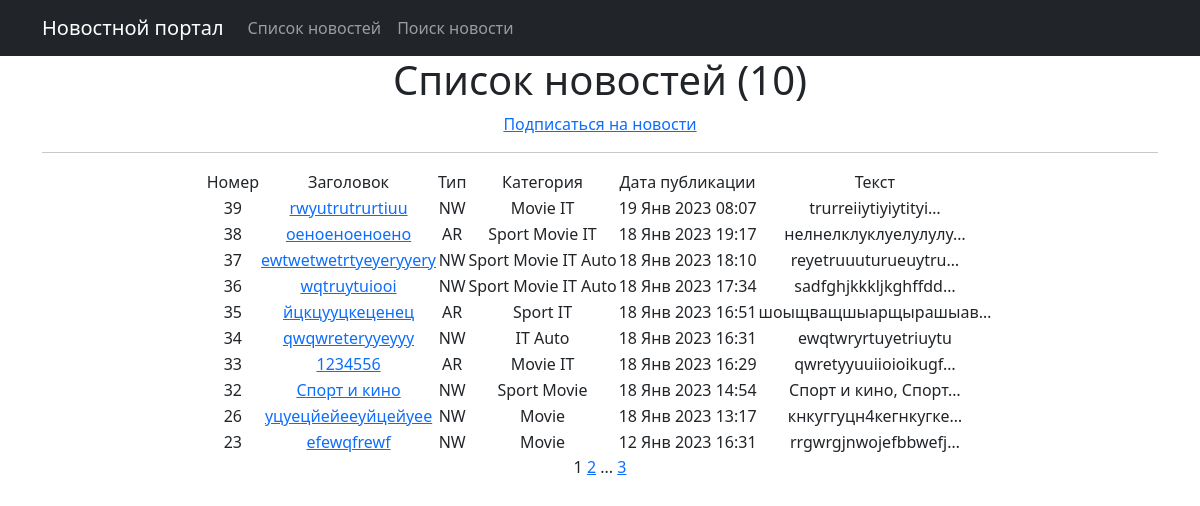
Before: /news/ with the older database file.
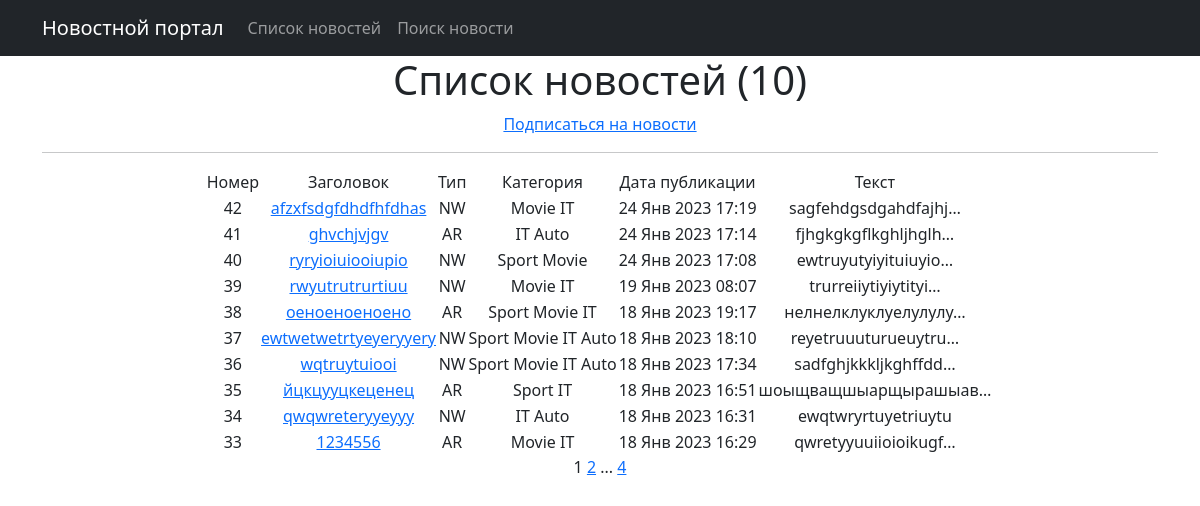
After: the same page with the newer database file.
### news/models.py (models this page shows, shortened)
class Post(models.Model):
    author = models.ForeignKey(Author, on_delete=models.CASCADE, verbose_name="Авторы")
    NEWS = 'NW'
    ARTICLE = 'AR'
    CATEGORY_CHOICES = (
        (NEWS, 'Новость'),
        (ARTICLE, 'Статья'),
    )
    category_type = models.CharField(max_length=2, choices=CATEGORY_CHOICES, default=ARTICLE, verbose_name="Тип")
    dateCreation = models.DateTimeField(auto_now_add=True, verbose_name="Дата создания")
    postCategory = models.ManyToManyField(Category, through="PostCategory")
    title = models.CharField(max_length=128)
    text = models.TextField()
    rating = models.SmallIntegerField(default=0, verbose_name="Рейтинг")

class Category(models.Model):
    name = models.CharField(max_length=64, unique=True, verbose_name="Категория")
    subscribers = models.ManyToManyField(User, through='Subscriber')
    def __str__(self):
        return self.name

### news/views.py (the view)
# urls.py: path('', cache_page(60)(NewsList.as_view()), name='news list'),
class NewsList(ListView):
    model = Post
    ordering = 'dateCreation'
    template_name = 'news.html'
    context_object_name = 'news'
    paginate_by = 10
    def get_queryset(self):
        return Post.objects.filter().order_by('-dateCreation')

### news/templatetags/custom_filters.py (called while the page is built)
@register.filter(name="censor")
def censor(value):
    if not isinstance(value, str):
        raise TypeError(f"Ошибка: переменная {value} должна быть строкой")
    for bw in value.split():
        if bw.lower() in bad_words:
            value = value.replace(bw, list(bw)[0] + ((len(bw) - 1) * "*"))
    return value

### templates/news.html (shortened to what this page needs)
{% extends 'flatpages/default.html' %}
{% load custom_filters %}
{% block content %}
    <h1>Список новостей ({{ news|length }})</h1>
    <h><a href="{% url 'subscriptions' %}">Подписаться на новости</a></h>
    <hr>
    {% load cache %}
        {% cache 100 post %}
            {% if news %}
                <table style="margin-left: auto; margin-right: auto;">
                    <tr>
                        <td>Номер</td>
                        <td>Заголовок</td>
                        <td>Тип</td>
                        <td>Категория</td>
                        <td>Дата публикации</td>
                        <td>Текст</td>
                    </tr>
                    {% for new in news %}
                    <tr>
                        <td> {{ new.id }}</td>
                        <td><a href="{% url 'news detail' new.id %}">{{ new.title|censor }}</a></td>
                        <td> {{ new.category_type }}</td>
                        <td>
                            {% for category in new.postCategory.all %}
                                {{ category }}
                            {% endfor %}
                        </td>
                        <td>{{ new.dateCreation|date:'d M Y H:i' }}</td>
                        <td>{{ new.text|truncatechars:20|censor }}</td>
                        <td>
                        </td>
                    </tr>
                    {% endfor %}
                </table>
            {% else %}
                <h2>Новостей нет!</h2>
            {% endif %}
    {% endcache %}
   {{ page_obj.number }}
   {% if page_obj.has_next %}
       <a href="?page={{ page_obj.next_page_number }}">{{ page_obj.next_page_number }}</a>
       {% if paginator.num_pages != page_obj.next_page_number %}
           ...
           <a href="?page={{ page_obj.paginator.num_pages }}">{{ page_obj.paginator.num_pages }}</a>
       {% endif %}
   {% endif %}
{% endblock content %}

### templates/flatpages/default.html (shortened to what this page needs)
<!DOCTYPE html>
<html lang="en">
    <head>
        {% load static %}
        <link href="{% static 'css/styles.css' %}" rel="stylesheet" />
    </head>
    <body>
        <nav class="navbar navbar-expand-lg navbar-dark bg-dark static-top">
            <div class="container">
                <a class="navbar-brand" href="#">Новостной портал</a>
                <div class="collapse navbar-collapse" id="navbarResponsive">
                    <ul class="navbar-nav ml-auto">
                        <li class="nav-item">
                            <a class="nav-link" href="/news/">Список новостей</a>
                        </li>
                        <li class="nav-item">
                            <a class="nav-link" href="/news/search/">Поиск новости</a>
                        </li>
                    </ul>
                </div>
            </div>
        </nav>
        <div class="container">
            <div class="row">
                <div class="col-lg-12 text-center">
                    {% block content %}{% endblock content %}
                </div>
            </div>
        </div>
    </body>
</html>

Changed rows visible on the page:
no longer on this page (row unchanged): Post: id "32", title|censor "Спорт и кино", category_type "NW", dateCreation "18 Янв 2023 14:54", text|censor "Спорт и кино, Спорт…", Category (name "Sport"), Category (name "Movie")
no longer on this page (row unchanged): Post: id "26", title|censor "уцуецйейееуйцейуее", category_type "NW", dateCreation "18 Янв 2023 13:17", text|censor "кнкуггуцн4кегнкугке…", Category (name "Movie")
no longer on this page (row unchanged): Post: id "23", title|censor "efewqfrewf", category_type "NW", dateCreation "12 Янв 2023 16:31", text|censor "rrgwrgjnwojefbbwefj…", Category (name "Movie")
added Post: id "42", title|censor "afzxfsdgfdhdfhfdhas", category_type "NW", dateCreation "24 Янв 2023 17:19", text|censor "sagfehdgsdgahdfajhj…", Category (name "Movie"), Category (name "IT")
added Post: id "41", title|censor "ghvchjvjgv", category_type "AR", dateCreation "24 Янв 2023 17:14", text|censor "fjhgkgkgflkghljhglh…", Category (name "IT"), Category (name "Auto")
added Post: id "40", title|censor "ryryioiuiooiupio", category_type "NW", dateCreation "24 Янв 2023 17:08", text|censor "ewtruyutyiyituiuyio…", Category (name "Sport"), Category (name "Movie")
Other visible differences:
{{ page_obj.paginator.num_pages }}: "3" → "4"
